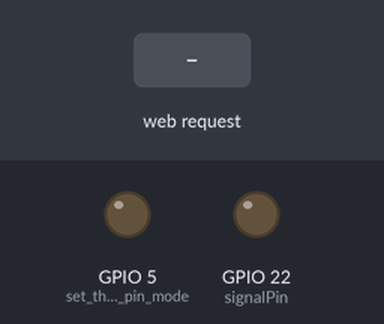
Simulated run of this sketch. Board: ESP32. Parts: output pins drawn as LEDs (lit = HIGH). The test bench sets the inputs (shaded band). WiFi joins after 1.5 s; servers stay silent unless stated; not simulated (calls return 0 or success): arduino_secrets.h; what the sketch prints to the serial monitor is not drawn.

Above: at 2.7 s.
2.8 s: HTTP request GET /toggle received
At 2.9 s:
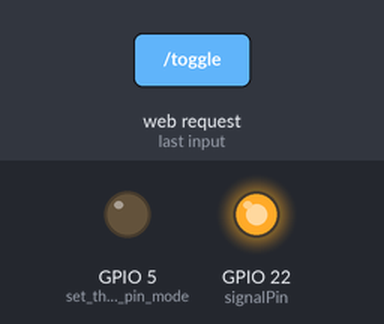
Timing chart, 0 to 5.8 s (numbered marks = the images above; inputs shaded):
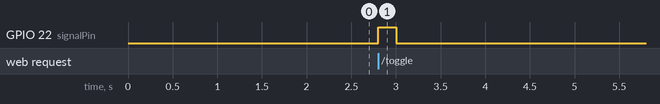

The sketch:

GarageDoorOpener.ino
```cpp
#include <WiFi.h>
#include "arduino_secrets.h"
const char* ssid = SECRET_SSID;
const char* password = SECRET_PASS;

WiFiServer server(80);

int signalPin = 22;

void setup() {
    Serial.begin(115200);
    pinMode(5, OUTPUT);      // set the LED pin mode

    delay(10);

    // We start by connecting to a WiFi network
    wifiConnect();

    server.begin();
    pinMode(signalPin, OUTPUT);
    digitalWrite(signalPin, LOW);
}


int value = 0;

void loop(){

 wifiConnect();

 WiFiClient client = server.available();   // listen for incoming clients

  if (client) {                             // if you get a client,
    Serial.println("New Client.");           // print a message out the serial port
    String currentLine = "";                // make a String to hold incoming data from the client
    while (client.connected()) {            // loop while the client's connected
      if (client.available()) {             // if there's bytes to read from the client,
        char c = client.read();             // read a byte, then
        Serial.write(c);                    // print it out the serial monitor
        if (c == '\n') {                    // if the byte is a newline character

          // if the current line is blank, you got two newline characters in a row.
          // that's the end of the client HTTP request, so send a response:
          if (currentLine.length() == 0) {
            // HTTP headers always start with a response code (e.g. HTTP/1.1 200 OK)
            // and a content-type so the client knows what's coming, then a blank line:
            client.println("HTTP/1.1 200 OK");
            client.println("Content-type:text/html");
            client.println();
            client.print("<a href=\"/toggle\">Garagentor betaetien</a><br>");
            // the content of the HTTP response follows the header:
            //client.print("Garagentor betaetigt");


            // The HTTP response ends with another blank line:
            client.println();
            // break out of the while loop:
            break;
          } else {    // if you got a newline, then clear currentLine:
            currentLine = "";
          }
        } else if (c != '\r') {  // if you got anything else but a carriage return character,
          currentLine += c;      // add it to the end of the currentLine
        }

        // Check to see if the client request was "GET /H" or "GET /L":
        if (currentLine.endsWith("/toggle")) {
                  toggleDoor();
        }

      }
    }
    // close the connection:
    client.stop();
    Serial.println("Client Disconnected.");
  }
}


void wifiConnect(){
  if(WiFi.status() != WL_CONNECTED) {
      Serial.print("Connecting to ");
      Serial.println(ssid);
      WiFi.begin(ssid, password);
      // attempt to connect to Wifi network:

      while(WiFi.status() != WL_CONNECTED) {
        // Connect to WPA/WPA2 network. Change this line if using open or WEP network:
        delay(500);
        Serial.print(".");
      }
      Serial.println("");
      Serial.println("WiFi connected");
      Serial.println("IP address: ");
      Serial.println(WiFi.localIP());
  }
}

void toggleDoor(){
  digitalWrite(signalPin, HIGH);
  delay(200);
  digitalWrite(signalPin, LOW);
}
```

Measured:
- after the input at 2.8 s, GPIO 22 (signalPin): LOW → HIGH at once, → LOW 0.20 s later
